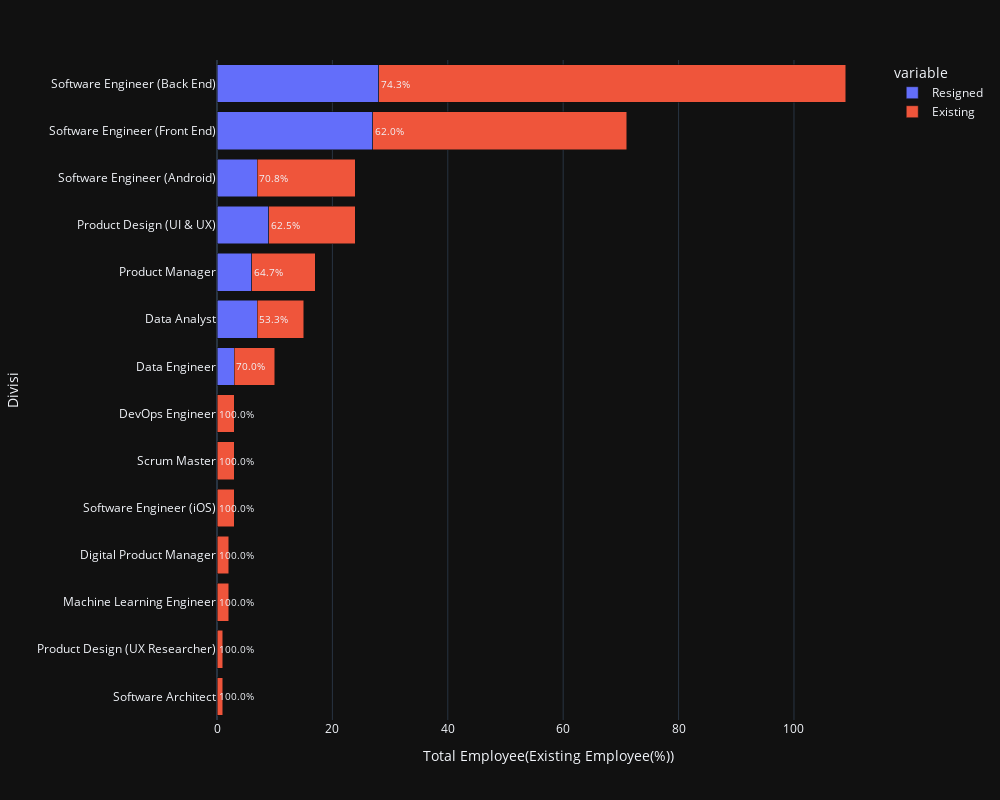

The code cell stored with this chart in its notebook:
### Code cell
fig = px.bar(merge_resign_exist, y='Pekerjaan', x=['Resigned','Existing'],
             orientation='h',barmode='stack',
             labels={'Pekerjaan':'Divisi', 'Existing':'Existing Employee', 'Resigned':'Resigned Employee','value':'Total Employee(Existing Employee(%))'},
             height=800,width=1000,template="plotly_dark")

# Add the annotations for persentase
for i in range(len(merge_resign_exist)):
    fig.add_annotation(y=merge_resign_exist.iloc[i]['Pekerjaan'], x=merge_resign_exist.iloc[i]['Resigned'],
                      text='{:.1f}%'.format(merge_resign_exist.iloc[i]['Persentase Existing Employee']),
                      font=dict(size=10),
                      showarrow=False,
                      align='center', xanchor='left', yanchor='middle')
fig.update_layout(yaxis=dict(autorange='reversed'))
fig.show()

### Figure 1 — Plotly figure (JSON) as saved in the notebook; plotly's stock layout.template omitted (floating-point values rounded to 4 significant figures)
{"data": [{"alignmentgroup": "True", "hovertemplate": "variable=Resigned<br>Total Employee(Existing Employee(%))=%{x}<br>Divisi=%{y}<extra></extra>", "legendgroup": "Resigned", "marker": {"color": "#636efa", "pattern": {"shape": ""}}, "name": "Resigned", "offsetgroup": "Resigned", "orientation": "h", "showlegend": true, "textposition": "auto", "type": "bar", "x": [28, 27, 7, 9, 6, 7, 3, 0, 0, 0, 0, 0, 0, 0], "xaxis": "x", "y": ["Software Engineer (Back End)", "Software Engineer (Front End)", "Software Engineer (Android)", "Product Design (UI & UX)", "Product Manager", "Data Analyst", "Data Engineer", "DevOps Engineer", "Scrum Master", "Software Engineer (iOS)", "Digital Product Manager", "Machine Learning Engineer", "Product Design (UX Researcher)", "Software Architect"], "yaxis": "y"}, {"alignmentgroup": "True", "hovertemplate": "variable=Existing<br>Total Employee(Existing Employee(%))=%{x}<br>Divisi=%{y}<extra></extra>", "legendgroup": "Existing", "marker": {"color": "#EF553B", "pattern": {"shape": ""}}, "name": "Existing", "offsetgroup": "Existing", "orientation": "h", "showlegend": true, "textposition": "auto", "type": "bar", "x": [81, 44, 17, 15, 11, 8, 7, 3, 3, 3, 2, 2, 1, 1], "xaxis": "x", "y": ["Software Engineer (Back End)", "Software Engineer (Front End)", "Software Engineer (Android)", "Product Design (UI & UX)", "Product Manager", "Data Analyst", "Data Engineer", "DevOps Engineer", "Scrum Master", "Software Engineer (iOS)", "Digital Product Manager", "Machine Learning Engineer", "Product Design (UX Researcher)", "Software Architect"], "yaxis": "y"}], "layout": {"annotations": [{"align": "center", "font": {"size": 10}, "showarrow": false, "text": "74.3%", "x": 28, "xanchor": "left", "y": "Software Engineer (Back End)", "yanchor": "middle"}, {"align": "center", "font": {"size": 10}, "showarrow": false, "text": "62.0%", "x": 27, "xanchor": "left", "y": "Software Engineer (Front End)", "yanchor": "middle"}, {"align": "center", "font": {"size": 10}, "showarrow": false, "text": "70.8%", "x": 7, "xanchor": "left", "y": "Software Engineer (Android)", "yanchor": "middle"}, {"align": "center", "font": {"size": 10}, "showarrow": false, "text": "62.5%", "x": 9, "xanchor": "left", "y": "Product Design (UI & UX)", "yanchor": "middle"}, {"align": "center", "font": {"size": 10}, "showarrow": false, "text": "64.7%", "x": 6, "xanchor": "left", "y": "Product Manager", "yanchor": "middle"}, {"align": "center", "font": {"size": 10}, "showarrow": false, "text": "53.3%", "x": 7, "xanchor": "left", "y": "Data Analyst", "yanchor": "middle"}, {"align": "center", "font": {"size": 10}, "showarrow": false, "text": "70.0%", "x": 3, "xanchor": "left", "y": "Data Engineer", "yanchor": "middle"}, {"align": "center", "font": {"size": 10}, "showarrow": false, "text": "100.0%", "x": 0, "xanchor": "left", "y": "DevOps Engineer", "yanchor": "middle"}, {"align": "center", "font": {"size": 10}, "showarrow": false, "text": "100.0%", "x": 0, "xanchor": "left", "y": "Scrum Master", "yanchor": "middle"}, {"align": "center", "font": {"size": 10}, "showarrow": false, "text": "100.0%", "x": 0, "xanchor": "left", "y": "Software Engineer (iOS)", "yanchor": "middle"}, {"align": "center", "font": {"size": 10}, "showarrow": false, "text": "100.0%", "x": 0, "xanchor": "left", "y": "Digital Product Manager", "yanchor": "middle"}, {"align": "center", "font": {"size": 10}, "showarrow": false, "text": "100.0%", "x": 0, "xanchor": "left", "y": "Machine Learning Engineer", "yanchor": "middle"}, {"align": "center", "font": {"size": 10}, "showarrow": false, "text": "100.0%", "x": 0, "xanchor": "left", "y": "Product Design (UX Researcher)", "yanchor": "middle"}, {"align": "center", "font": {"size": 10}, "showarrow": false, "text": "100.0%", "x": 0, "xanchor": "left", "y": "Software Architect", "yanchor": "middle"}], "barmode": "stack", "height": 800, "legend": {"title": {"text": "variable"}, "tracegroupgap": 0}, "margin": {"t": 60}, "width": 1000, "xaxis": {"anchor": "y", "domain": [0, 1], "title": {"text": "Total Employee(Existing Employee(%))"}}, "yaxis": {"anchor": "x", "autorange": "reversed", "domain": [0, 1], "title": {"text": "Divisi"}}}}
